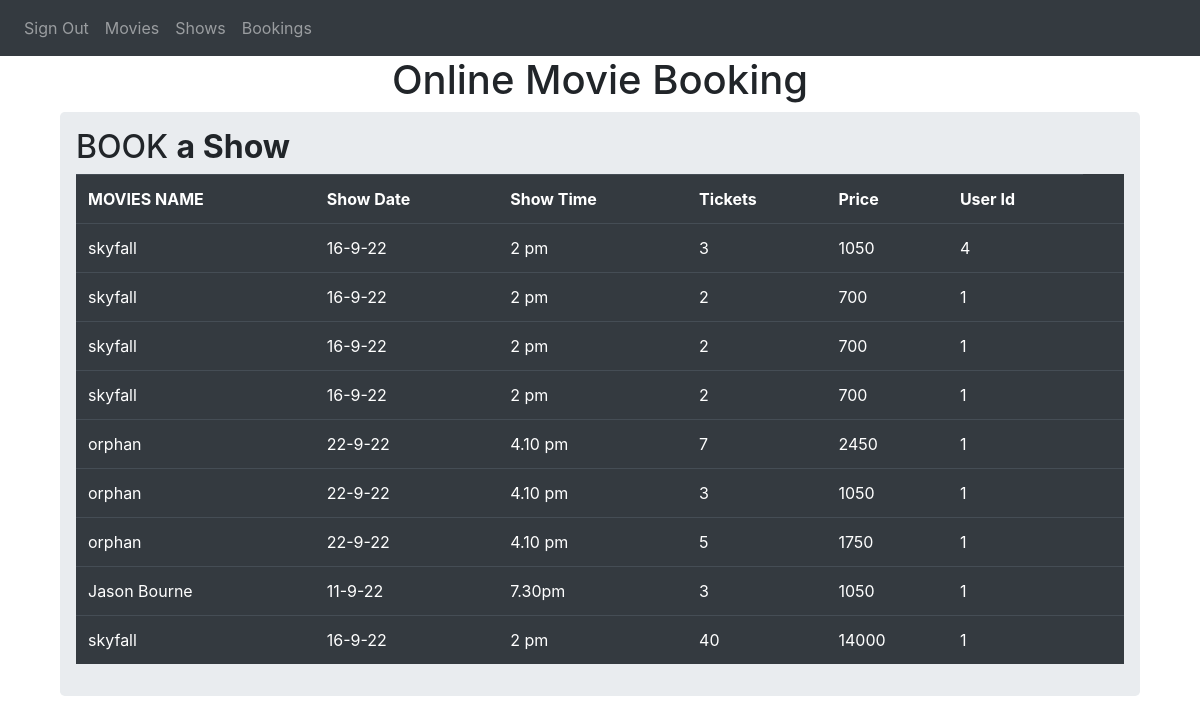
Screenshot of /bookings with the database file from the repository.
### website/models.py (models this page shows)
class BookMovieShow(db.Model):
    book_id = db.Column(db.Integer,primary_key = True)
    movies_name = db.Column(db.String(150))
    user_id = db.Column(db.Integer)
    show_date = db.Column(db.Text)
    show_time = db.Column(db.Text)
    tickets = db.Column(db.Integer)
    price = db.Column(db.Integer)

### website/views.py (the view)
@views.route('/bookings',methods=['GET'])
def bookings():
    global is_admin
    all_data = BookMovieShow.query.all()
    if request.method == 'GET':
        if is_admin:
            return render_template("bookings.html",books = all_data,is_admin=is_admin)
        else:
            return (redirect(url_for('views.sign')))
    return render_template("bookings.html",books = all_data,user=current_user)

### website/templates/bookings.html (shortened to what this page needs)
{% extends "root.html" %} {% block title %}BOOK MANAGE{% endblock %}
{% block content %}
<h1 align="center">Online Movie Booking </h1>
<div class ="container">
  <div class="row">
    <div class ="col md-12">
      <div class="jumbotron p-3 ">
        <h2>
          BOOK
          <b>a Show</b>
        </h2>
        <table class="table table-hover table-dark">
          <tr>
            <th>MOVIES NAME</th>
            <th>Show Date</th>
            <th>Show Time</th>
            <th> Tickets </th>
            <th> Price</th>
            <th> User Id</th>
          </tr>
          {% for row in books %}
          <tr>
            <td>{{row.movies_name}}</td>
            <td>{{row.show_date}}</td>
            <td>{{row.show_time}}</td>
            <td>{{row.tickets}}</td>
            <td>{{row.price}}</td>
            <td> {{row.user_id}}</td>
            <td></td>
          </tr>
          {% endfor %}
        </table>
      </div>
    </div>
  </div>
</div>
{% endblock %}

### rows the page displays
BookMovieShow: movies_name "skyfall", show_date "16-9-22", show_time "2 pm", tickets "3", price "1050", user_id "4"
BookMovieShow: movies_name "skyfall", show_date "16-9-22", show_time "2 pm", tickets "2", price "700", user_id "1"
BookMovieShow: movies_name "skyfall", show_date "16-9-22", show_time "2 pm", tickets "2", price "700", user_id "1"
BookMovieShow: movies_name "skyfall", show_date "16-9-22", show_time "2 pm", tickets "2", price "700", user_id "1"
BookMovieShow: movies_name "orphan", show_date "22-9-22", show_time "4.10 pm", tickets "7", price "2450", user_id "1"
BookMovieShow: movies_name "orphan", show_date "22-9-22", show_time "4.10 pm", tickets "3", price "1050", user_id "1"
BookMovieShow: movies_name "orphan", show_date "22-9-22", show_time "4.10 pm", tickets "5", price "1750", user_id "1"
BookMovieShow: movies_name "Jason Bourne", show_date "11-9-22", show_time "7.30pm", tickets "3", price "1050", user_id "1"
BookMovieShow: movies_name "skyfall", show_date "16-9-22", show_time "2 pm", tickets "40", price "14000", user_id "1"
